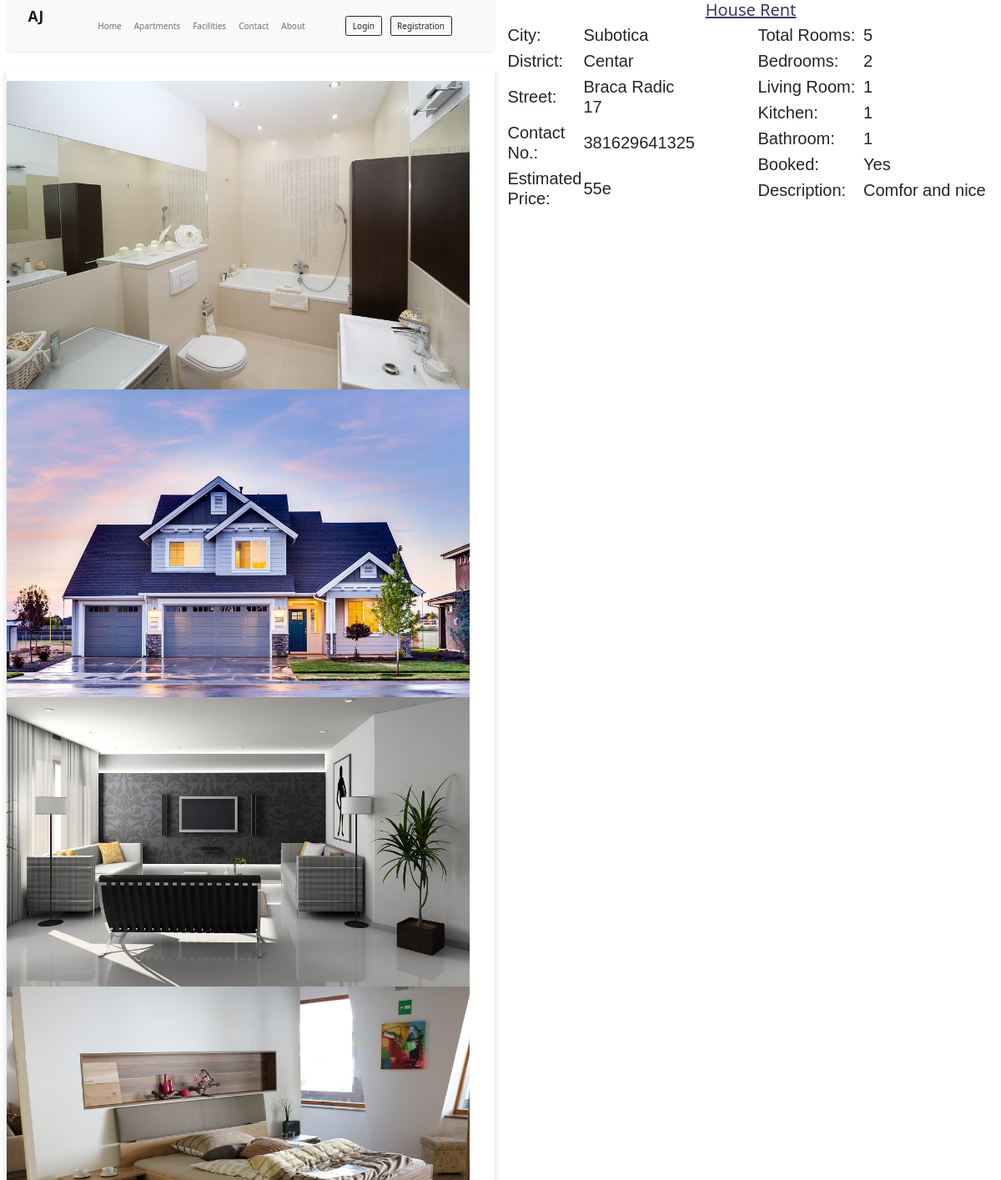
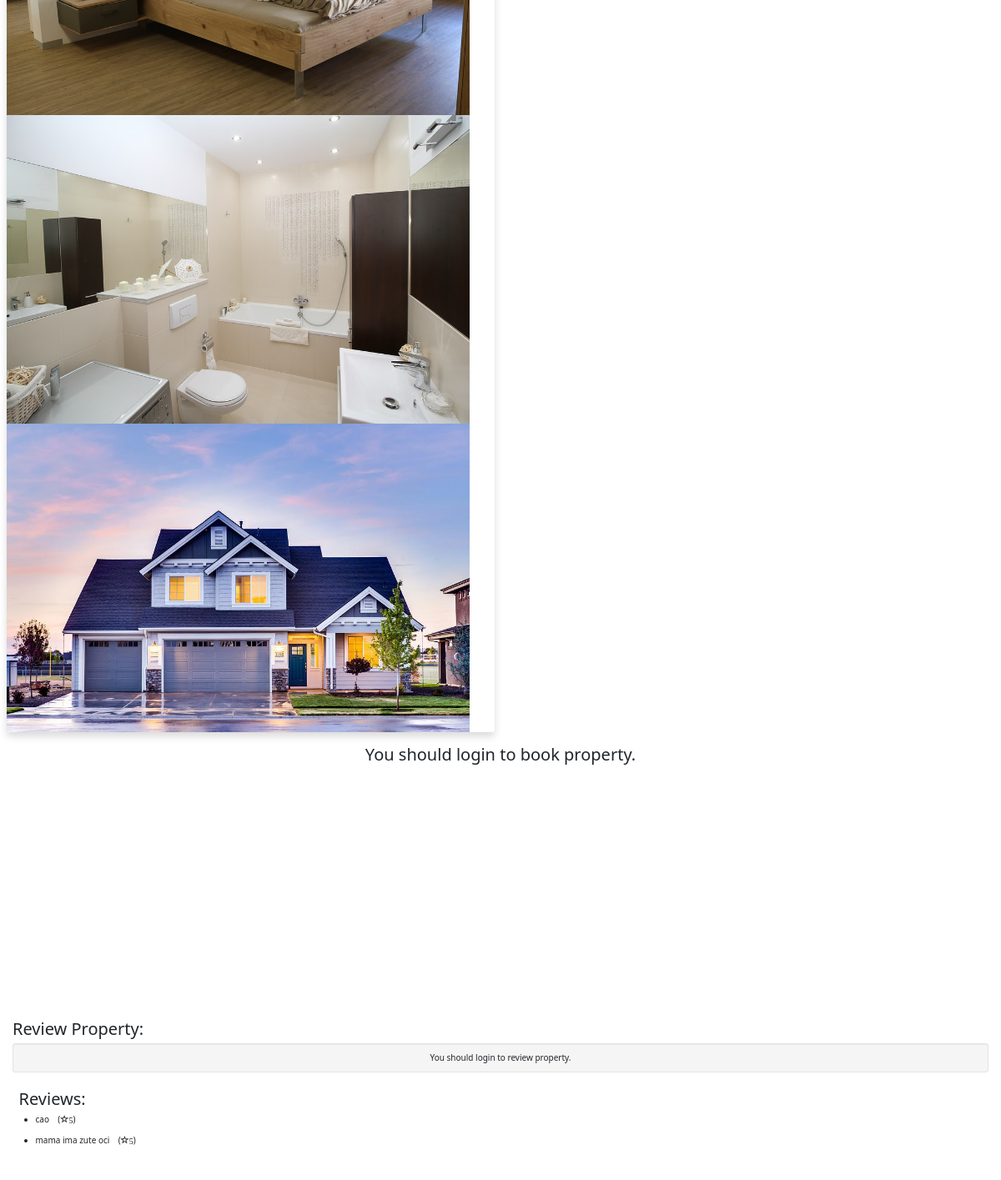
The app's page /view_propertyy.php?property_id=21 with its own data (2 pictures, top to bottom).
### tables this page shows
CREATE TABLE `property` (
  `property_id` int(10) NOT NULL,
  `picture` varchar(500) NOT NULL,
  `picture1` varchar(255) NOT NULL,
  `picture2` varchar(255) NOT NULL,
  `picture3` varchar(255) NOT NULL,
  `city` varchar(100) NOT NULL,
  `district` varchar(50) NOT NULL,
  `street` varchar(100) NOT NULL,
  `contact` bigint(10) NOT NULL,
  `property_type` varchar(50) NOT NULL,
  `price` bigint(10) NOT NULL,
  `total_rooms` int(10) NOT NULL,
  `bedroom` int(10) NOT NULL,
  `living_room` int(10) NOT NULL,
  `kitchen` int(10) NOT NULL,
  `bathroom` int(10) NOT NULL,
  `booked` varchar(100) NOT NULL DEFAULT 'No',
  `description` varchar(200) NOT NULL,
  `id` int(11) NOT NULL,
  `status` varchar(20) NOT NULL DEFAULT 'deny'
);

CREATE TABLE `revieww` (
  `review_id` int(11) NOT NULL,
  `comment` varchar(500) NOT NULL,
  `rating` varchar(10) NOT NULL,
  `property_id` int(11) NOT NULL,
  `status` varchar(15) NOT NULL DEFAULT 'no'
);

### view_propertyy.php (the view, shortened to what this page needs)
<?php
$hname='localhost';
$uname='root';
$pass='root';
$db='real_estate';
$con= mysqli_connect($hname,$uname,$pass,$db);
?>
<!DOCTYPE html>
<html>
<head>
<link rel="stylesheet" href="https://maxcdn.bootstrapcdn.com/bootstrap/3.4.1/css/bootstrap.min.css">
    <link rel="stylesheet" href="https://unpkg.com/swiper@7/swiper-bundle.min.css">
    <link href="https://cdn.jsdelivr.net/npm/bootstrap@5.1.3/dist/css/bootstrap.min.css" rel="stylesheet">
</head>
<body>
<?php
$property_id=$_GET['property_id'];
$sql="SELECT * from property where property_id='$property_id'";
$query=mysqli_query($con,$sql);
if(mysqli_num_rows($query)>0)
{
while($rows=mysqli_fetch_assoc($query)){
?>
<div class="container-fluid">
<div class="row">
<div class="col-sm-6">
<?php
require 'all/header.php';
?>
<div id="myCarousel" class="carousel slide" data-ride="carousel">
<div class="card mb-4 border-0 shadow" role="listbox">
    <div class="container-fluid px-lg-4 mt-4">
        <div class="swiper swiper-container">
            <div class="swiper-wrapper">
                <div class="swiper-slide">
                    <img src="images/<?= $rows['picture'] ?>" class="w-100 d-block"  style="width: 100%; height: 100%;"/>
                </div>
                <div class="swiper-slide">
                    <img src="images/<?= $rows['picture1'] ?>" class="w-100 d-block" style="width: 100%; height: 100%;"/>
                </div>
                <div class="swiper-slide">
                    <img src="images/<?= $rows['picture2'] ?>" class="w-100 d-block" style="width: 100%;height: 100%;"/>
                </div>
                <div class="swiper-slide">
                    <img src="images/<?= $rows['picture3'] ?>" class="w-100 d-block" style="width: 100%;height: 100%;" />
                </div>
            </div>
        </div>
    </div>
</div>
</div>
</div>
<div class="col-sm-6">
<center><h3 style="color: #3b3663; text-decoration: underline"><?php echo $rows['property_type'] ?></h3></center>
<div class="row">
<div class="col-sm-6">
<div class="row">
<div class="col-sm-6">
<table>
<tr>
<td><h3>City:</h3></td>
<td><h4><?php echo $rows['city']; ?></h4></td>
</tr>
<tr>
<td><h3>District:</h3></td>
<td><h4><?php echo $rows['district']; ?></h4></td>
</tr>
    <td><h3>Street:</h3></td>
    <td><h4><?php echo $rows['street']; ?></h4></td>
<tr>
<td><h3>Contact No.:</h3></td>
<td><h4><?php echo $rows['contact']; ?></h4></td>
</tr>
<tr>
<td><h3>Estimated Price:</h3></td>
<td><h4><?php echo $rows['price']; ?>e</h4></td>
</tr>
</table>
</div>
</div>
</div>
<div class="col-sm-6">
<table>
<tr>
<td><h3>Total Rooms:</h3></td>
<td><h4><?php echo $rows['total_rooms']; ?></h4></td>
</tr>
<tr>
<td><h3>Bedrooms:</h3></td>
<td><h4><?php echo $rows['bedroom']; ?></h4></td>
</tr>
<tr>
<td><h3>Living Room:</h3></td>
<td><h4><?php echo $rows['living_room']; ?></h4></td>
</tr>
<tr>
<td><h3>Kitchen:</h3></td>
<td><h4><?php echo $rows['kitchen']; ?></h4></td>
</tr>
<tr>
<td><h3>Bathroom:</h3></td>
<td><h4><?php echo $rows['bathroom']; ?></h4></td>
</tr>
<tr>
<td><h3>Booked:</h3></td>
<td><h4><?php echo $rows['booked']; ?></h4></td>
</tr>
<tr>
<td><h3>Description:</h3></td>
<td><h4><?php echo $rows['description']; ?></h4></td>
</tr>
</table>
</div>
</div>
</div>
<br>
<?php
if(isset($_SESSION["logged_on"]) && !empty($_SESSION['logged_on'])){
?>
<form method="POST">
<div class="row">
<div class="col-sm-6">
<?php
$booked=$rows['booked'];
if ($booked=='No'){ ?>
<input type="hidden" name="property_id" value="<?php echo $rows['property_id']; ?>">
<input type="submit" class="btn btn-lg btn-primary" name="book_property" style="width: 100%" value="Book Property">
<?php
if(isset($_POST['book_property'])){
global $con,$property_id;
$u_email=$_SESSION['SESSION_EMAIL'];
$property_id=$_GET['property_id'];
$sql="SELECT * FROM tenant where email='{$u_email}'";
$query=mysqli_query($con,$sql);
if(mysqli_num_rows($query)>0)
{
    while ($rows=mysqli_fetch_assoc($query)) {
        $tenant_id=$rows['tenant_id'];
        $sql1="UPDATE property SET booked='Yes' WHERE property_id='{$property_id}'";
        $query1=mysqli_query($con,$sql1);
        $sql2="INSERT INTO booking(property_id,tenant_id) VALUES ('{$property_id}','{$tenant_id}')";
        $query2=mysqli_query($con,$sql2);
        if($query2)
        {
            $email=$rows['email'];
            $msg="Thankyou Mr/Ms ".$rows['full_name']." for booking Property. Please visit the property location to view it personally.";
            $recipient=$email;
            $subject="Property Booked";
            $mailheaders="From: RentHouse\n";
            mail($recipient,$subject,$msg,$mailheaders);
            ?>
            <style>
                .alert {
                    padding: 20px;
                    background-color: #DC143C;
                    color: white;
                }
                .closebtn {
                    margin-left: 15px;
                    color: white;
                    font-weight: bold;
                    float: right;
                    font-size: 22px;
                    line-height: 20px;
                    cursor: pointer;
                    transition: 0.3s;
                }
                .closebtn:hover {
                    color: black;
                }
            </style>
            <script>
                window.setTimeout(function() {
                    $(".alert").fadeTo(1000, 0).slideUp(500, function(){
                        $(this).remove();
                    });
                }, 2000);
            </script>
            <div class="container">
                <div class="alert" role='alert'>
                    <span class="closebtn" onclick="this.parentElement.style.display='none';">&times;</span>
                    <center><strong>Thankyou for booking this property.</strong></center>
                </div></div>
            <?php
            }
            }
        }
    }
}
else { ?>
<input type="submit" class="btn btn-lg btn-primary" style="width: 100%" value="Property Booked" disabled>
<?php } ?>
</div>
</form>
<form method="POST" action="chatpage.php">
<div class="col-sm-6">
<input type="hidden" name="owner_id" value="<?php echo $rows['id']; ?>">
<input type="submit" class="btn btn-lg btn-success" name="send_message" style="width: 100%" value="Send Message" >
</div>
</form>
</div>
<?php }
else{
echo "<center><h3>You should login to book property.</h3></center>";
}
?>
<br>
<div id="map" style="width: 100%; height: 300px;">
</div>
<br>
<?php }} ?>
</div>
<div class="container-fluid">
<h2>Review Property:</h2>
<div class="well well-sm">
<div class="text-right">
<?php
if(isset($_SESSION["logged_on"]) && !empty($_SESSION['logged_on'])){
?>
<a class="btn btn-success btn-info" href="#reviews-anchor" style="width: 100%" id="open-review-box">Leave a Review</a>
</div>
<div class="row" id="post-review-box" style="display:none;">
<div class="col-md-12">
<form accept-charset="UTF-8" method="POST">
<input name="property_id" type="hidden" value="<?php echo $property_id; ?>">
<input id="ratings-hidden" name="rating" type="hidden">
<textarea class="form-control animated" cols="50" id="new-review" name="comment" placeholder="Enter your review here..." rows="5"></textarea>
<div class="text-right">
<div class="stars starrr" data-rating="0"></div>
<a class="btn btn-danger btn-sm" href="#" id="close-review-box" style="display:none; margin-right: 10px;">
<span class="glyphicon glyphicon-remove"></span>Cancel</a>
<button class="btn btn-success btn-lg" type="submit" name="review">Save</button>
</div>
</form>
</div>
</div>
<?php }
else{
echo "<center>You should login to review property.</center>";
}
?>
</div>
</div>
<?php
$sql1="SELECT * from revieww where property_id='$property_id'";
$query=mysqli_query($con,$sql1);
echo '<div class="container-fluid">';
echo '<h3>Reviews:</h3>';
echo '</div>';
if(mysqli_num_rows($query)>0)
{
while($row=mysqli_fetch_assoc($query)){
?>
<div class="container-fluid">
<ul><li><?php echo $row['comment']; ?> &nbsp;&nbsp;&nbsp;(<span class="glyphicon glyphicon-star-empty" style="size: 50px;"><?php echo $row['rating']; ?></span>)</li></ul>
</div>
<?php
}
}
?>
<br><br>
</body>
</html>

### all/header.php (shortened to what this page needs)
<nav id="nav-bar" class="navbar navbar-expand-lg navbar-light bg-light px-lg-3 py-lg-2 shadow-sm sticky-top">
<div class="container-fluid">
<a class="navbar-brand me-5 fw-bold fs-3 h-font" href="index.php">AJ</a>
<div class="collapse navbar-collapse" id="navbarSupportedContent">
<ul class="navbar-nav me-auto mb-2 mb-lg-0">
<li class="nav-item">
<a class="nav-link me-2" href="index.php">Home</a>
</li>
<li class="nav-item">
<a class="nav-link me-2" href="apt.php">Apartments</a>
</li>
<li class="nav-item">
<a class="nav-link me-2" href="facilities.php">Facilities</a>
</li>
<li class="nav-item">
<a class="nav-link me-2" href="contact.php">Contact</a>
</li>
<li class="nav-item me-2">
<a class="nav-link" href="about.php">About</a>
</li>
</ul>
    <div class="d-flex">
        <?php
        if (isset($_SESSION['logged_in']) && $_SESSION['logged_in']==true) {
            echo<<<data
          <div class="btn-group">
          <button type="button" class="btn btn-secondary dropdown-toggle" data-bs-toggle="dropdown" data-bs-display="static" aria-expanded="false">
            $_SESSION[SESSION_EMAIL]
         </button>
         <ul class="dropdown-menu dropdown-menu-lg-end">
         <li><a class="dropdown-item" href="newss.php" >Action</a></li>
         <li><a class="dropdown-item" href="setu.php" >Profile</a></li>
         <li><a class="dropdown-item" href="logout.php">Logout</a></li>
      </ul>
     </div>
data;
        }
        else{
            echo<<<data
<div class="d-flex">
    <a href="loginn.php" class="btn btn-outline-dark shadow-none me-lg-3 me-2">Login</a
</div>
    <div class="d-flex">
        <a href="registration.php" class="btn btn-outline-dark shadow-none me-lg-3 me-2">Registration</a
    </div>
data;
        }
        ?>
</div>
</div>
</div>
</nav>

### view_propertyy.php (style rules this page uses)
h3 { font-size: 20px; }
h4 { font-size: 20px; }
table { font-family: arial, sans-serif; border-collapse: collapse; width: 100%; }
td, th { text-align: left; padding: 1px; }

### records on screen
property: picture (picture), picture1 (picture), picture2 (picture), picture3 (picture), property_type "House Rent", city "Subotica", district "Centar", street "Braca Radic 17", contact "381629641325", price "55", total_rooms "5", bedroom "2", living_room "1", kitchen "1", bathroom "1", booked "Yes", description "Comfor and nice"
revieww: comment "cao", rating "5"
revieww: comment "mama ima zute oci", rating "5"
